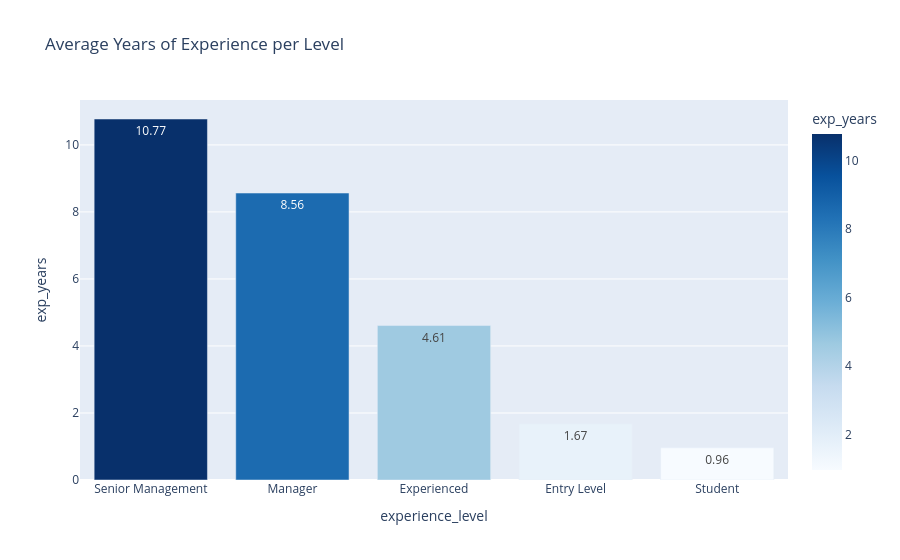

This figure's notebook cell:
### Markdown cell above
### 5.2 - Bivariate Analysis

### Code cell
df_exp = df.groupby('experience_level')['exp_years'].mean().sort_values(ascending=False).reset_index()
fig = px.bar(df_exp, x='experience_level', y='exp_years',
             title='Average Years of Experience per Level',
             text_auto='.2f', color='exp_years', color_continuous_scale='Blues')
fig.show()

### Figure 1 — Plotly figure (JSON) as saved in the notebook; plotly's stock layout.template omitted (floating-point values rounded to 4 significant figures)
{"data": [{"alignmentgroup": "True", "hovertemplate": "experience_level=%{x}<br>exp_years=%{marker.color}<extra></extra>", "legendgroup": "", "marker": {"color": [10.77, 8.564, 4.609, 1.674, 0.9615], "coloraxis": "coloraxis", "pattern": {"shape": ""}}, "name": "", "offsetgroup": "", "orientation": "v", "showlegend": false, "textposition": "auto", "texttemplate": "%{y:.2f}", "type": "bar", "x": ["Senior Management", "Manager", "Experienced", "Entry Level", "Student"], "xaxis": "x", "y": [10.77, 8.564, 4.609, 1.674, 0.9615], "yaxis": "y"}], "layout": {"barmode": "relative", "coloraxis": {"colorbar": {"title": {"text": "exp_years"}}, "colorscale": [[0, "rgb(247,251,255)"], [0.125, "rgb(222,235,247)"], [0.25, "rgb(198,219,239)"], [0.375, "rgb(158,202,225)"], [0.5, "rgb(107,174,214)"], [0.625, "rgb(66,146,198)"], [0.75, "rgb(33,113,181)"], [0.875, "rgb(8,81,156)"], [1, "rgb(8,48,107)"]]}, "legend": {"tracegroupgap": 0}, "title": {"text": "Average Years of Experience per Level"}, "xaxis": {"anchor": "y", "domain": [0, 1], "title": {"text": "experience_level"}}, "yaxis": {"anchor": "x", "domain": [0, 1], "title": {"text": "exp_years"}}}}
